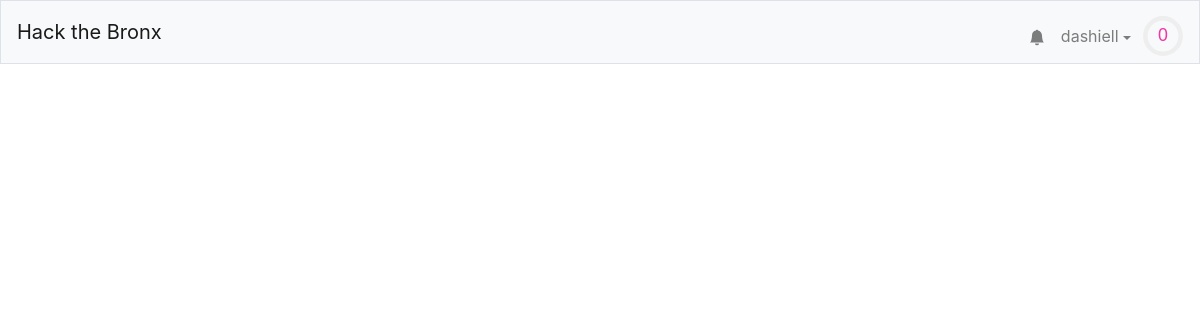
Page / (signed in) on the earlier database version.
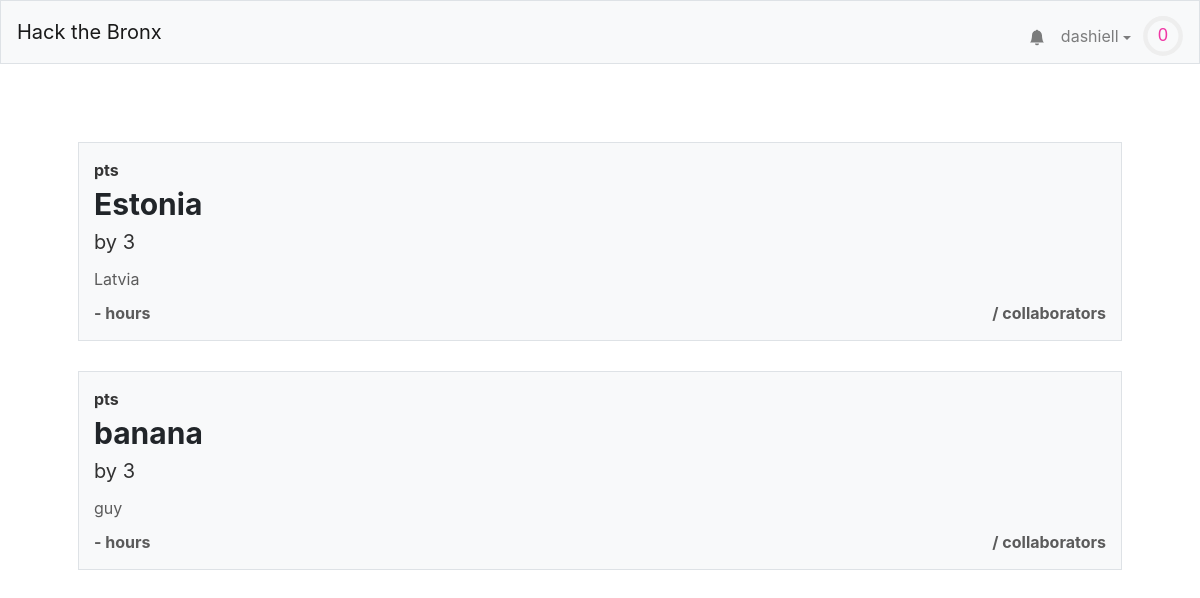
Same page on the later database version.
### tables this page shows
CREATE TABLE "tasks" (
	"id"	INTEGER NOT NULL UNIQUE,
	"title"	TEXT NOT NULL,
	"description"	TEXT,
	"languages"	BLOB,
	"image"	TEXT,
	"hmin"	INTEGER,
	"hmax"	INTEGER,
	"cmax"	INTEGER,
	"collaborators"	TEXT,
	"creator"	INTEGER,
	PRIMARY KEY("id" AUTOINCREMENT)
);

### application.py (the view)
@app.route("/")
@login_required
def index():
    tasks = db.execute("SELECT * FROM tasks WHERE creator = :id", id=session["user_id"])
    return render_template("index.html",tasks = tasks,user=getuser(session, db))

### application.py (called while the page is built)
@app.after_request
def after_request(response):
    response.headers["Cache-Control"] = "no-cache, no-store, must-revalidate"
    response.headers["Expires"] = 0
    response.headers["Pragma"] = "no-cache"
    return response

### helpers.py (called while the page is built)
def login_required(f):
    @wraps(f)
    def decorated_function(*args, **kwargs):
        if session.get("user_id") is None:
            return redirect("/login")
        return f(*args, **kwargs)
    return decorated_function

def getuser(session, db):
    user =  db.execute("SELECT * FROM users WHERE id = :id", id=session["user_id"])[0]
    user["level"]=int(user['points']**.5//10)
    user["level-progress"] = (user['points']**.5%8)/(((user["level"]+1)*10)**2)
    return user

### templates/index.html (shortened to what this page needs)
{% extends "layout.html" %}
{% block head %}
    <link href="/static/browse.css" rel="stylesheet">
{% endblock %}
{% block main %}
	{% for task in tasks %}
		<div class="task">
			<span class="task-points">{{ task["points"] }} pts</span>
			<span class="task-name">{{ task["title"] }}</span>
			<span class="task-creator">by {{ task["creator"] }}</span>
			<span class="task-desc">{{ task["description"] }}</span>
			<div class="task-stats">
				<span class="task-time">{{ task["hrs-min"] }}-{{ task["hrs-max"] }} hours</span>
				<span class="task-collaborator-count">{{ task["collaborators-count"] }}/{{ task["collaborators-max"] }} collaborators</span>
			</div>
		</div>
	{% endfor %}
{% endblock %}

Differences in the rows shown:
added tasks: title "Estonia", creator "3", description "Latvia"
added tasks: title "banana", creator "3", description "guy"
